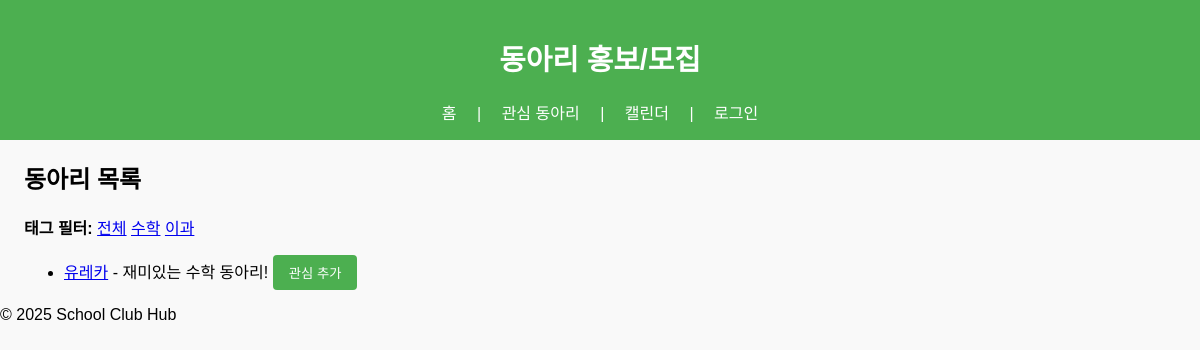
Before: / with the older database file.
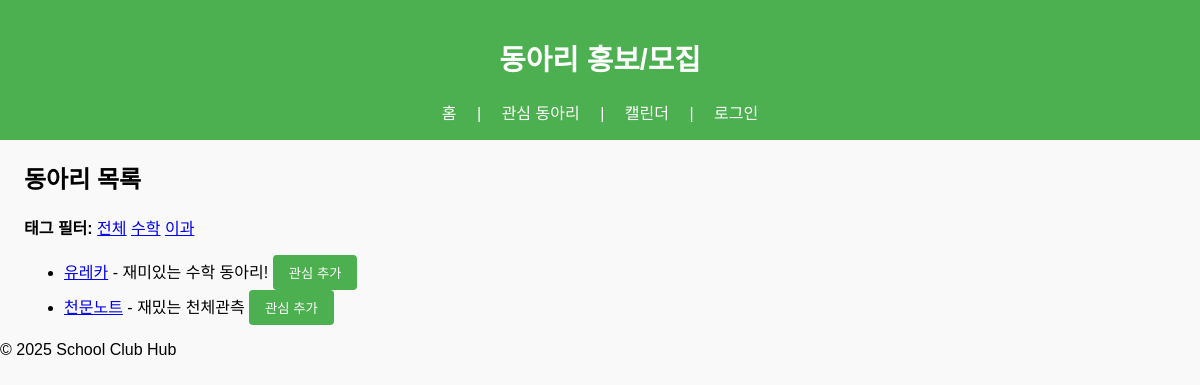
After: the same page with the newer database file.
### models.py (models this page shows)
class Tag(db.Model):
    id = db.Column(db.Integer, primary_key=True)
    name = db.Column(db.String(50), unique=True, nullable=False)

class Club(db.Model):
    id = db.Column(db.Integer, primary_key=True)
    name = db.Column(db.String(120), nullable=False)
    one_liner = db.Column(db.String(200))
    description = db.Column(db.Text)
    logo_filename = db.Column(db.String(255))
    recruit_start = db.Column(db.Date)
    recruit_end = db.Column(db.Date)
    interview_datetime = db.Column(db.String(120))  # 장소/일시 자유기재
    capacity = db.Column(db.Integer)
    form_link = db.Column(db.String(255))
    last_year_competition = db.Column(db.String(50))  # 미기재 허용 -> 문자열
    contact = db.Column(db.String(120))
    closed = db.Column(db.Boolean, default=False)
    tags = db.relationship('Tag', secondary=club_tags, backref='clubs')
    images = db.relationship('ClubImage', backref='club', cascade='all, delete')

### app.py (the view)
    @app.route('/')
    def index():
        tag = request.args.get('tag')
        q = Club.query
        if tag:
            q = q.join(Club.tags).filter(Tag.name == tag)
        clubs = q.order_by(Club.name.asc()).all()
        tags = Tag.query.order_by(Tag.name.asc()).all()
        fav_ids = session.get('favorites', [])
        return render_template('index.html', clubs=clubs, tags=tags, selected_tag=tag, fav_ids=fav_ids)

### templates/index.html (shortened to what this page needs)
{% extends "base.html" %}
{% block content %}
  <div class="index-content">
    <h2>동아리 목록</h2>
    <div>
      <strong>태그 필터:</strong>
      <a href="{{ url_for('index') }}">전체</a>
      {% for tag in tags %}
        <a href="{{ url_for('index', tag=tag.name) }}">{{ tag.name }}</a>
      {% endfor %}
    </div>
    <ul>
      {% for club in clubs %}
        <li>
          <a href="{{ url_for('club_detail', club_id=club.id) }}">{{ club.name }}</a> - {{ club.one_liner }}
          <form action="{{ url_for('toggle_favorite', club_id=club.id) }}" method="post" style="display:inline">
            {% if club.id in fav_ids %}
              <button type="submit">관심 해제</button>
            {% else %}
              <button type="submit">관심 추가</button>
            {% endif %}
          </form>
        </li>
      {% else %}
        <li>등록된 동아리가 없습니다.</li>
      {% endfor %}
    </ul>
  </div>
{% endblock %}

Changed rows visible on the page:
added Club: name "천문노트", one_liner "재밌는 천체관측", shows "관심 추가"
